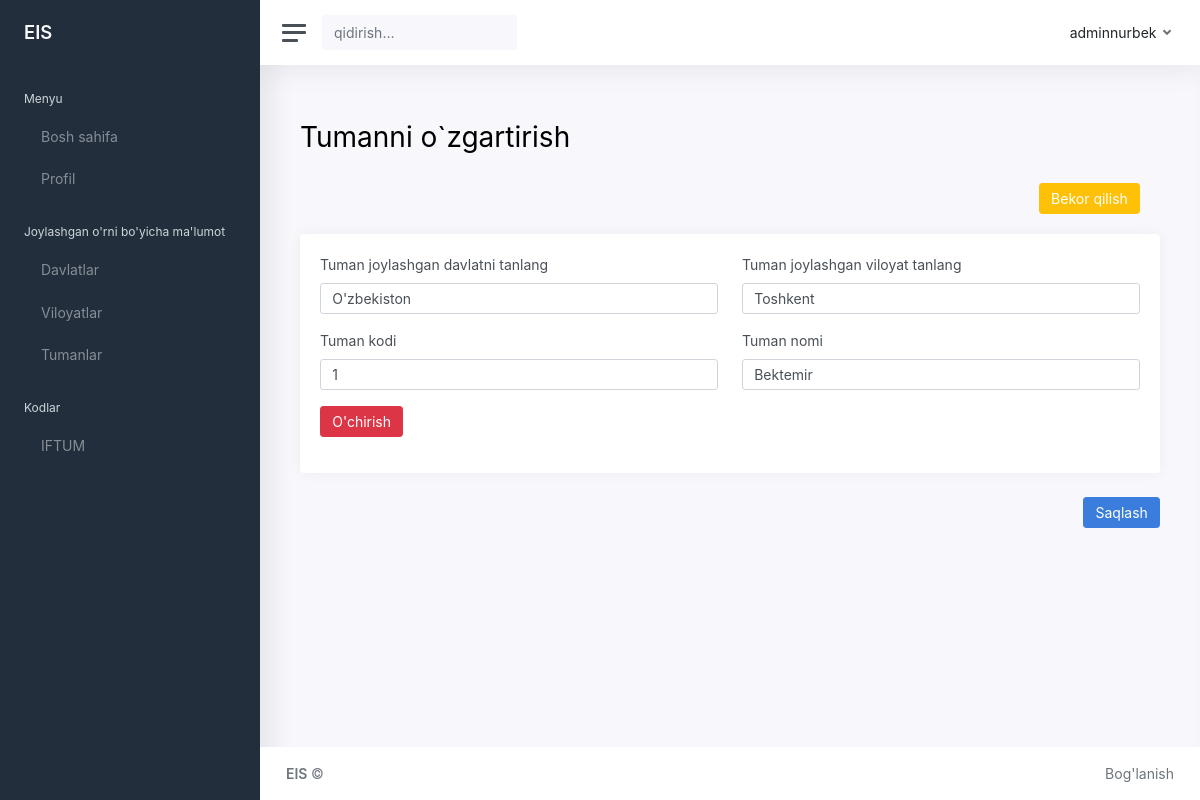
The app's page /edittuman/2 with its own data.
### secondadmin/models.py (models this page shows, shortened)
class Tuman(models.Model):
    tuman_davlati = models.CharField('Tuman/shahar joylashgan davlat', max_length=100)
    tuman_viloyati = models.CharField('Tuman/shahar joylashgan viloyat', max_length=100)
    tuman_kodi = models.IntegerField('Tuman/shahar kodi')
    tuman_nomi = models.CharField('Tuman/shahar nomi', max_length=100)
    owner = models.ForeignKey(to=User, on_delete=models.CASCADE)
    class Meta:
        ordering: ['-tuman_kodi']
        verbose_name_plural = '03_Tumanlar'

### secondadmin/views.py (the view, shortened to what this page needs)
# urls.py: path('edittuman/<int:id>', views.edittuman, name='edittuman'),
def edittuman(request, id):
    viloyatlar = Viloyat.objects.all()
    davlatlar = Davlatlar.objects.all()
    tuman = Tuman.objects.get(pk=id)
    context = {
        'davlatlar': davlatlar,
        'viloyatlar': viloyatlar,
        'tuman': tuman,
        'values': tuman
    }
    if request.method == 'GET':
        return render(request, 'secondadmin/parts/03_2_edittuman.html', context)

### templates/secondadmin/parts/03_2_edittuman.html (shortened to what this page needs)
{% extends 'secondadmin/base_sa.html' %}
{% block namepage %}
Tumanni o`zgartirish
{% endblock namepage %}
{% block content %}
<form action="{% url 'edittuman' tuman.id %}" method="post">
    <div class="card-body text-md-right ">
        <a href="{% url 'tuman'%}"
            class="btn btn-warning">Bekor qilish</a>
    </div>
<div class="row">
    <div class="col-12">
        <div class="card">
            <div class="card-body">
                    <div class="row">
                        <div class="mb-3 col-md-6">
                            <label class="form-label" for="">Tuman joylashgan davlatni tanlang</label>
                            <select
                                class="form-control"
                                autofocus required="true"
                                name="tuman_davlati"
                                value = {{values.tuman_davlati}}>
                                {% for dav in davlatlar %}
                                <option>{{dav.davlat_nomi}}</option>
                                {% endfor %}
                            </select>
                        </div>
                        <div class="mb-3 col-md-6">
                            <label class="form-label" for="">Tuman joylashgan viloyat tanlang</label>
                            <select
                                class="form-control"
                                autofocus required="true" name="tuman_viloyati">
                                <option selected name="tuman_viloyati"
                                value = {{values.tuman_viloyati}}> {{values.tuman_viloyati}}</option>
                            </select>
                        </div>
                        <div class="mb-3 col-md-6">
                            <label class="form-label" for="">Tuman kodi</label>
                            <input type="number"
                                class="form-control"
                                autofocus required="true"
                                placeholder="Masalan: 1"
                                name="tuman_kodi"
                                value = {{values.tuman_kodi}}>
                        </div>
                        <div class="mb-3 col-md-6">
                            <label class="form-label" for="">Tuman nomi</label>
                            <input type="text"
                                class="form-control"
                                autofocus required="true"
                                placeholder=" "
                                name="tuman_nomi"
                                value = {{values.tuman_nomi}}>
                        </div>
                        <div class="mb-3 col-md-2">
                            <a href="{% url 'deltuman' tuman.id %}" class="btn btn-danger">O'chirish</a>
                        </div>
            </div>
        </div>
    </div>
    <div class="text-md-right">
        <input type="submit"
            value="Saqlash"
            class="btn btn-primary"/>
    </div>
</div></form>
{% endblock content %}

### records on screen
Tuman: tuman_viloyati "Toshkent", tuman_kodi "1", tuman_nomi "Bektemir"

### other values on screen
form field tuman_davlati "O'zbekiston"
